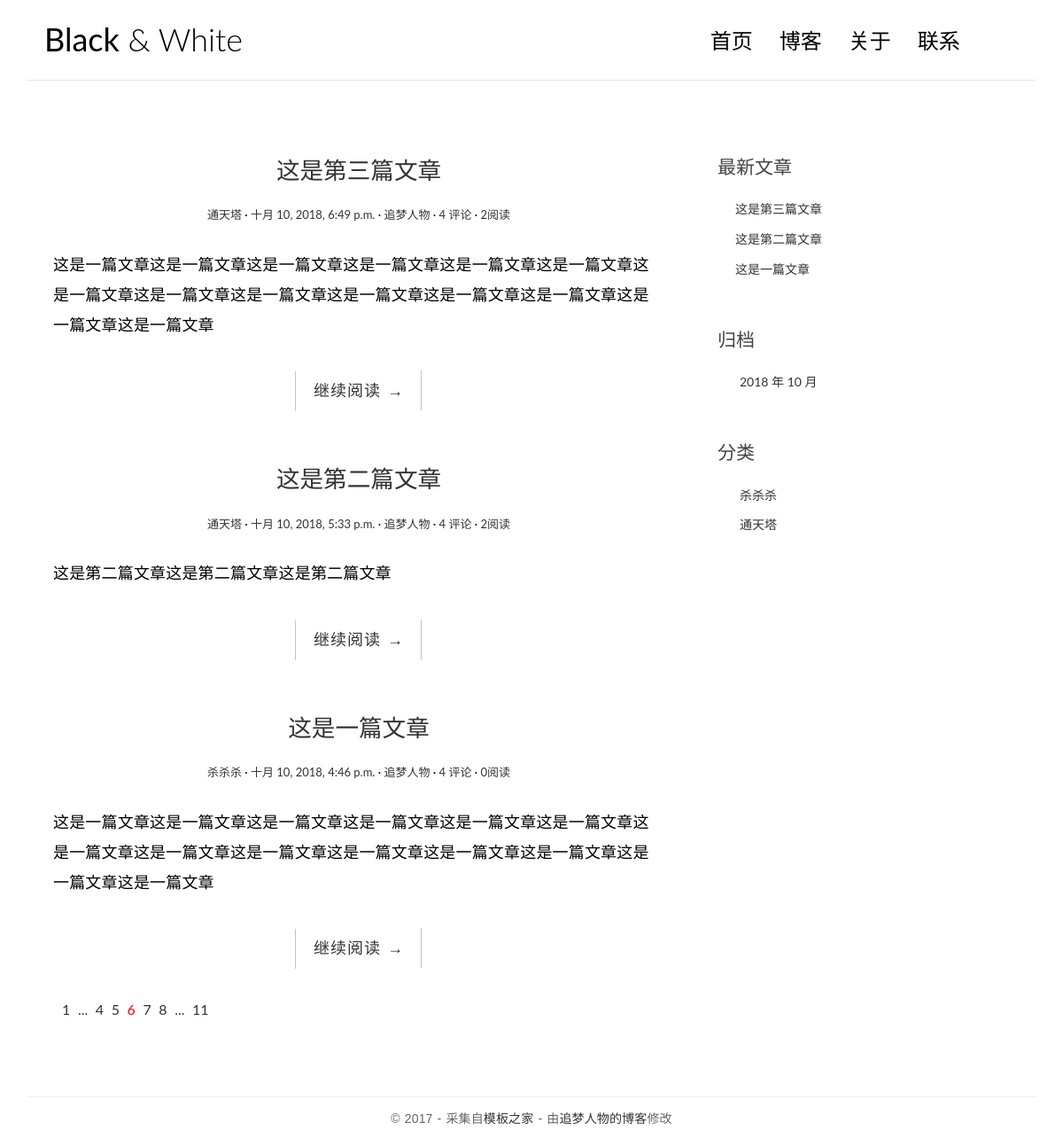
The page / on the database its author committed.
### blog/models.py (models this page shows, shortened)
class Post(models.Model):
    title = models.CharField(max_length=70)
    body = models.TextField()
    created_time = models.DateTimeField()
    modified_time = models.DateTimeField()
    excerpt = models.CharField(max_length=200,blank=True)
    category = models.ForeignKey('Category',on_delete=models.CASCADE)
    tags = models.ManyToManyField(Tag,blank=True)
    views = models.PositiveIntegerField(default=0)
    def get_absolute_url(self):
        return reverse('blog:detail', kwargs={'pk': self.pk})

class Category(models.Model):
    name = models.CharField(max_length=100)

### blog/views.py (the view)
# urls.py: path('',views.index,name='index'),
def index(request):
    post_list = Post.objects.all().order_by('-created_time')
    return render(request,'index.html',context={'post_list':post_list})

### blog/templatetags/blog_tags.py (called while the page is built)
@register.simple_tag
def get_recent_posts(num=5):
    return Post.objects.all().order_by('-created_time')[:num]

@register.simple_tag
def archives():
    return Post.objects.dates('created_time','month',order="DESC")

@register.simple_tag
def get_categories():
    return Category.objects.all()

### blog/templates/index.html
{% extends 'base.html' %}
{% block main %}
              {% for post in post_list %}
                <article class="post post-{{ post.pk }}">
                    <header class="entry-header">
                        <h1 class="entry-title">
                            <a href="{{ post.get_absolute_url }}">{{ post.title }}</a>
                        </h1>
                        <div class="entry-meta">
                            <span class="post-category"><a href="#">{{ post.category.name }}</a></span>
                            <span class="post-date"><a href="#"><time class="entry-date"
                                                                      datetime="{{ post.created_time }}">{{ post.created_time }}</time></a></span>
                            <span class="post-author"><a href="#">追梦人物</a></span>
                            <span class="comments-link"><a href="#">4 评论</a></span>
                            <span class="views-count"><a href="#">{{ post.views }}阅读</a></span>
                        </div>
                    </header>
                    <div class="entry-content clearfix">
                        <p>{{ post.excerpt }}</p>
                        <div class="read-more cl-effect-14">
                            <a href="{{ post.get_absolute_url }}" class="more-link">继续阅读 <span class="meta-nav">→</span></a>
                        </div>
                    </div>
                </article>
                {% empty %}
                <div class="no-post">暂时还没有发布的文章！</div>
                {% endfor %}
                <div class="pagination">
                    <ul>
                        <li><a href="">1</a></li>
                        <li><a href="">...</a></li>
                        <li><a href="">4</a></li>
                        <li><a href="">5</a></li>
                        <li class="current"><a href="">6</a></li>
                        <li><a href="">7</a></li>
                        <li><a href="">8</a></li>
                        <li><a href="">...</a></li>
                        <li><a href="">11</a></li>
                    </ul>
                </div>
          {% endblock main %}

### blog/templates/base.html (shortened to what this page needs)
{% load blog_tags %}
{% load static %}
<!DOCTYPE html>
<html>
<head>
    <link rel="stylesheet" href="{% static 'css/bootstrap.min.css' %}">
    <link rel="stylesheet" href="http://code.ionicframework.com/ionicons/2.0.1/css/ionicons.min.css">
    <link rel="stylesheet" href="{% static 'css/pace.css' %}">
    <link rel="stylesheet" href="{% static 'css/custom.css' %}">
</head>
<body>
<div class="container">
    <header id="site-header">
        <div class="row">
            <div class="col-md-4 col-sm-5 col-xs-8">
                <div class="logo">
                    <h1><a href="{% url 'blog:index' %}"><b>Black</b> &amp; White</a></h1>
                </div>
            </div>
            <div class="col-md-8 col-sm-7 col-xs-4">
                <nav class="main-nav" role="navigation">
                    <div class="collapse navbar-collapse" id="bs-example-navbar-collapse-1">
                        <ul class="nav navbar-nav navbar-right">
                            <li class="cl-effect-11"><a href="{% url 'blog:index' %}" data-hover="首页">首页</a></li>
                            <li class="cl-effect-11"><a href="full-width.html" data-hover="博客">博客</a></li>
                            <li class="cl-effect-11"><a href="about.html" data-hover="关于">关于</a></li>
                            <li class="cl-effect-11"><a href="contact.html" data-hover="联系">联系</a></li>
                        </ul>
                    </div>
                </nav>
            </div>
        </div>
    </header>
</div>
<div class="content-body">
    <div class="container">
        <div class="row">
            <main class="col-md-8">
							{% block main %}
    					{% endblock main %}
            </main>
            <aside class="col-md-4">
              <div class="widget widget-recent-posts">
                <h3 class="widget-title">最新文章</h3>
                {% get_recent_posts as recent_post_list %}
                <ul>
                  {% for post in recent_post_list %}
                  <li>
                    <a href="{{ post.get_absolute_url }}">{{ post.title }}</a>
                  </li>
                  {% empty %}
                  暂无文章！
                  {% endfor %}
                </ul>
              </div>
              <div class="widget widget-archives">
                <h3 class="widget-title">归档</h3>
                {% archives as date_list %}
                <ul>
                  {% for date in date_list %}
                    <li>
                      <a href="{% url 'blog:archives' date.year date.month %}">
                        {{ date.year }} 年 {{ date.month }} 月
                      </a>
                    </li>
                  {% empty %}
                  暂无归档！
                  {% endfor %}
                </ul>
              </div>
              <div class="widget widget-category">
                <h3 class="widget-title">分类</h3>
                {% get_categories as category_list %}
                <ul>
                  {% for category in category_list %}
                  <li>
                    <a href="{% url 'blog:category' category.pk %}">{{ category.name }}</a>
                  </li>
                  {% empty %}
                  暂无分类！
                  {% endfor %}
                </ul>
              </div>
            </aside>
        </div>
    </div>
</div>
<footer id="site-footer">
    <div class="container">
        <div class="row">
            <div class="col-md-12">
                <p class="copyright">&copy 2017 - 采集自<a href="http://www.cssmoban.com/"
                                                        target="_blank" title="模板之家">模板之家</a>
                    - 由<a href="http://zmrenwu.com/" title="网页模板" target="_blank">追梦人物的博客</a>修改
                </p>
            </div>
        </div>
    </div>
</footer>
</body>
</html>

### blog/static/css/custom.css (style rules this page uses)
* { outline: none; }
h1, h2, h3, h4, h5, h6 { margin-top: 0; }
b { font-weight: 400; }
a { color: #333; }
body { color: #444; font-family: 'Lato', sans-serif; }
p { font-family: 'Ubuntu', sans-serif; font-weight: 400; word-spacing: 1px; letter-spacing: 0.01em; }
#site-header { background-color: #FFF; padding: 25px 20px; margin-bottom: 40px; border-bottom: 1px solid #e7e7e7; }
.logo h1 a { color: #000; }
.logo h1 { margin: 0; font-family: 'Lato', sans-serif; font-weight: 300; }
.main-nav { margin-top: 11px; max-width: 95%; }
.main-nav a { color: #000000 !important; padding: 0 0 5px 0 !important; margin-right: 30px; font-family: 'Lato', sans-serif; font-weight: 300; font-size: 24px; }
.cl-effect-11 a { padding: 10px 0; color: #0972b4; text-shadow: none; }
.cl-effect-11 a::before { position: absolute; top: 0; left: 0; overflow: hidden; padding: 0 0 5px 0 !important; max-width: 0; border-bottom: 1px solid #000; color: #000; content: attr(data-hover); white-space: nowrap; -webkit-transition: max-width 0.5s; -moz-transition: max-width 0.5s; transition: max-width 0.5s; }
.content-body { padding-bottom: 4em; }
.post { background: #fff; padding: 30px 30px 0; }
.entry-title { text-align: center; font-size: 1.9em; margin-bottom: 20px; line-height: 1.6; padding: 10px 20px 0; }
.entry-meta { text-align: center; color: #DDDDDD; font-size: 13px; margin-bottom: 30px; }
.entry-content { font-size: 18px; line-height: 1.9; font-weight: 300; color: #000; }
.post-category::after, .post-date::after, .post-author::after, .comments-link::after { content: ' ·'; color: #000; }
.read-more { font-family: 'Ubuntu', sans-serif; font-weight: 400; word-spacing: 1px; letter-spacing: 0.01em; text-align: center; margin-top: 20px; }
.cl-effect-14 a { padding: 0 20px; height: 45px; line-height: 45px; position: relative; display: inline-block; margin: 15px 25px; letter-spacing: 1px; font-weight: 400; text-shadow: 0 0 1px rgba(255, 255, 255, 0.3); }
.cl-effect-14 a::before, .cl-effect-14 a::after { position: absolute; width: 45px; height: 1px; background: #C3C3C3; content: ''; -webkit-transition: all 0.3s; -moz-transition: all 0.3s; transition: all 0.3s; pointer-events: none; }
.cl-effect-14 a::before { top: 0; left: 0; -webkit-transform: rotate(90deg); -moz-transform: rotate(90deg); transform: rotate(90deg); -webkit-transform-origin: 0 0; -moz-transform-origin: 0 0; transform-origin: 0 0; }
.cl-effect-14 a::after { right: 0; bottom: 0; -webkit-transform: rotate(90deg); -moz-transform: rotate(90deg); transform: rotate(90deg); -webkit-transform-origin: 100% 0; -moz-transform-origin: 100% 0; transform-origin: 100% 0; }
.widget { background: #fff; padding: 30px 0 0; }
.widget-title { font-size: 1.5em; margin-bottom: 20px; line-height: 1.6; padding: 10px 0 0; font-weight: 400; }
.widget-recent-posts ul { padding: 0; margin: 0; padding-left: 20px; }
.widget-recent-posts ul li { list-style-type: none; position: relative; line-height: 170%; margin-bottom: 10px; }
.widget-recent-posts ul li::before { content: '\f3d3'; font-family: "Ionicons"; position: absolute; left: -17px; top: 3px; font-size: 16px; color: #000; }
.widget-archives ul { padding: 0; margin: 0; padding-left: 25px; }
.widget-archives ul li { list-style-type: none; position: relative; line-height: 170%; margin-bottom: 10px; }
.widget-archives ul li::before { content: '\f3f3'; font-family: "Ionicons"; position: absolute; left: -25px; top: 1px; font-size: 16px; color: #000; }
.widget-category ul { padding: 0; margin: 0; padding-left: 25px; }
.widget-category ul li { list-style-type: none; position: relative; line-height: 170%; margin-bottom: 10px; }
.widget-category ul li::before { content: '\f3fe'; font-family: "Ionicons"; position: absolute; left: -25px; top: 1px; font-size: 18px; color: #000; }
#site-footer { padding-top: 10px; padding: 0 0 1.5em 0; }
.copyright { text-align: center; padding-top: 1em; margin: 0; border-top: 1px solid #eee; color: #666; }
.pagination ul { list-style: none; }
.pagination ul li { display: inline-block; font-size: 16px; margin-right: 5px; }
.current a { color: red; }

### rows shown on the page
Post: title "这是第三篇文章", category.name "通天塔", created_time "十月 10, 2018, 6:49 p.m.", views "2", excerpt "这是一篇文章这是一篇文章这是一篇文章这是一篇文章这是一篇文章这是一篇文章这是一篇文章这是一篇文章这是一篇文章这是一篇文章这是一篇文章这是一篇文章这是一篇文章这是一篇文章"
Post: title "这是第二篇文章", category.name "通天塔", created_time "十月 10, 2018, 5:33 p.m.", views "2", excerpt "这是第二篇文章这是第二篇文章这是第二篇文章"
Post: title "这是一篇文章", category.name "杀杀杀", created_time "十月 10, 2018, 4:46 p.m.", views "0", excerpt "这是一篇文章这是一篇文章这是一篇文章这是一篇文章这是一篇文章这是一篇文章这是一篇文章这是一篇文章这是一篇文章这是一篇文章这是一篇文章这是一篇文章这是一篇文章这是一篇文章"
Category: name "杀杀杀"
Category: name "通天塔"

### other values the page prints
{{ date.year }} "2018"
{{ date.month }} "10"
